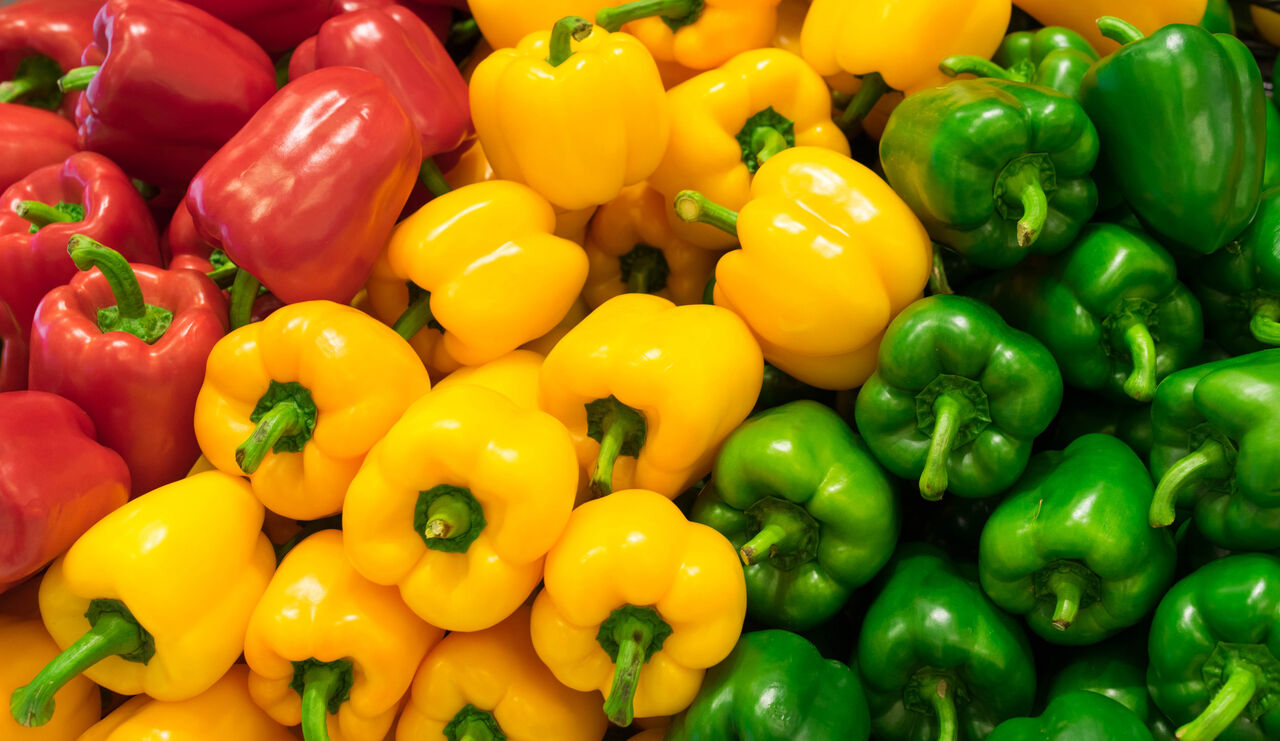
#> input picture 04-Image Enhancement & Filtering on Images/images/felfel-dolme.jpg, 1280 x 741 px
$ jupyter execute 09-Dominant-Color-by-Histogram.ipynb
#> lines starting #> are read from the running program, lines starting #| are printed output that depends on the picture
## 1- Importing Libraries

[cell 1]
import cv2
import numpy as np
import matplotlib.pyplot as plt

## 2- Creating Hue Spectrum in HSV

[cell 2]
hue_spectrum = np.linspace(0, 179, dtype='uint8', num=180)
img = np.array([hue_spectrum]*50)
saturation_channel = np.ones_like(img, dtype='uint8')*255
value_channel = np.ones_like(img, dtype='uint8')*255

hsv = cv2.merge([img, saturation_channel, value_channel])
final_bgr_spectrum = cv2.cvtColor(hsv, cv2.COLOR_HSV2BGR)
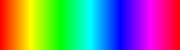
#> final_bgr_spectrum: shape (50, 180, 3); mean B, G, R 127.4, 127.3, 127.3

## 3- Hue Histogram Function

[cell 3]
def plot_hsv_histogram(image_path):
#> called with image_path = 'images/felfel-dolme.jpg'
    image = cv2.imread(image_path)
#> image is the input picture: shape (741, 1280, 3); mean B, G, R 12.6, 114.7, 145.2
    hsv = cv2.cvtColor(image, cv2.COLOR_BGR2HSV)
#> hsv: shape (741, 1280, 3); mean H, S, V 37.3, 237.5, 166.6
    hue_hist = cv2.calcHist([hsv], [0], None, [180], [0, 180])
#> hue_hist = 180 values, max 55204 at index 60, min 0 at index 82, mean 5269.3

    plt.figure(figsize=[10,3])
    plt.subplot(121);plt.imshow(image[...,::-1]);plt.xticks([]);plt.yticks([])
    plt.subplot(222);plt.plot(hue_hist, color='red');plt.xticks([]);plt.yticks([])
    plt.subplot(224);plt.imshow(final_bgr_spectrum[...,::-1]);plt.xticks([]);plt.yticks([])

## 4- Plotting on Image

[cell 4]
plot_hsv_histogram('images/felfel-dolme.jpg')
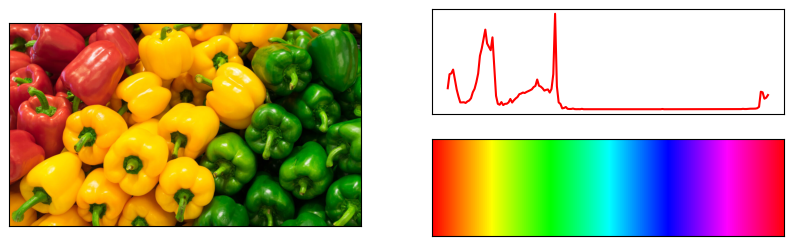
#> figure drawn by matplotlib, 3 panels

[cell 5]
plot_hsv_histogram('images/green-sccreen.png')
#> call 2 of plot_hsv_histogram, with image_path = 'images/green-sccreen.png'
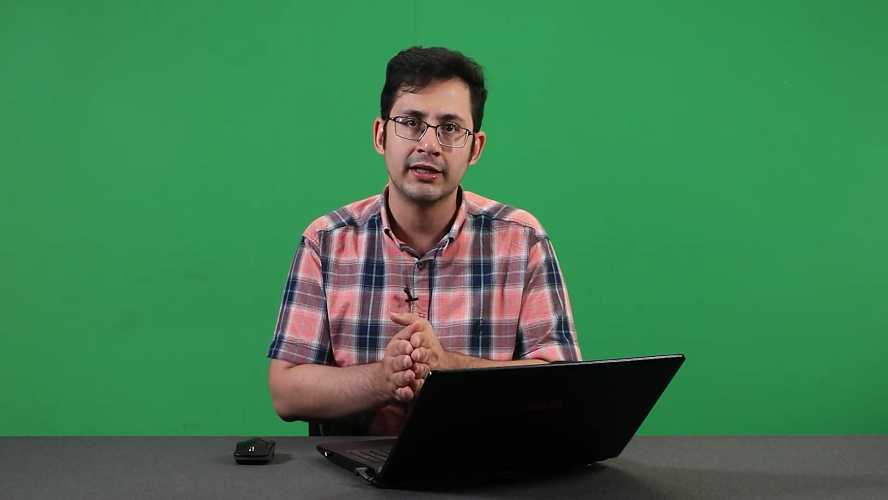
#> input picture 04-Image Enhancement & Filtering on Images/images/green-sccreen.png, 888 x 500 px
#> in plot_hsv_histogram, image is the input picture: shape (500, 888, 3); mean B, G, R 78.9, 122.5, 61.3
#> in plot_hsv_histogram (call 2), `hsv = cv2.cvtColor(image, cv2.COLOR_BGR2HSV)`: hsv: shape (500, 888, 3); mean H, S, V 70.2, 135, 128
#> in plot_hsv_histogram (call 2), `hue_hist = cv2.calcHist([hsv], [0], None, [180], [0, 180])`: hue_hist = 180 values, max 149466 at index 70, min 3 at index 88, mean 2466.7
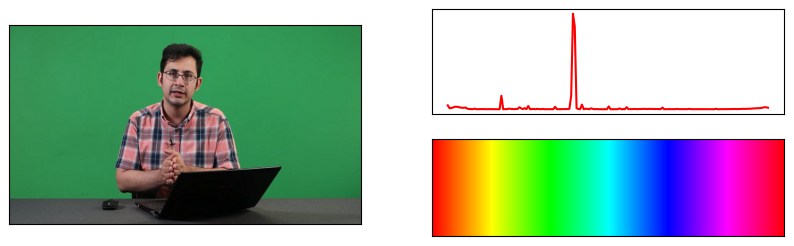
#> figure drawn by matplotlib, 3 panels

[cell 6]
plot_hsv_histogram('images/color.png')
#> call 3 of plot_hsv_histogram, with image_path = 'images/color.png'
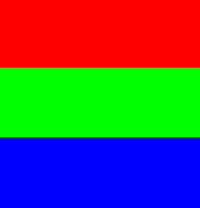
#> input picture 04-Image Enhancement & Filtering on Images/images/color.png, 200 x 208 px
#> in plot_hsv_histogram, image is the input picture: shape (208, 200, 3); mean B, G, R 86.8, 85.3, 82.9
#> in plot_hsv_histogram (call 3), `hsv = cv2.cvtColor(image, cv2.COLOR_BGR2HSV)`: hsv: shape (208, 200, 3); mean H, S, V 60.9, 255, 254.3
#> in plot_hsv_histogram (call 3), `hue_hist = cv2.calcHist([hsv], [0], None, [180], [0, 180])`: hue_hist = 180 values, max 14000 at index 120, min 0 at index 1, mean 231.1
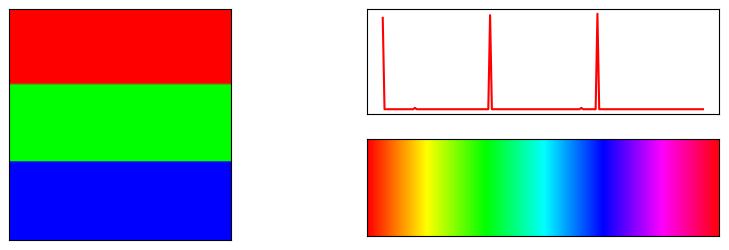
#> figure drawn by matplotlib, 3 panels

[cell 7]
plot_hsv_histogram('images/PopEffects.jpeg')
#> call 4 of plot_hsv_histogram, with image_path = 'images/PopEffects.jpeg'
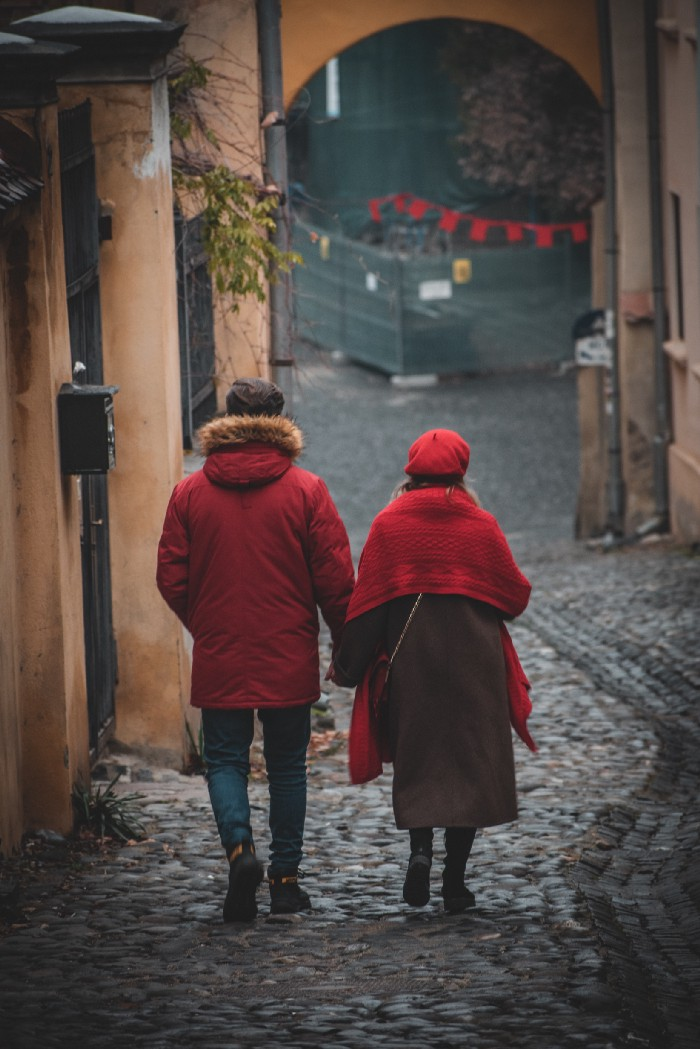
#> input picture 04-Image Enhancement & Filtering on Images/images/PopEffects.jpeg, 700 x 1049 px
#> in plot_hsv_histogram, image is the input picture: shape (1049, 700, 3); mean B, G, R 68.9, 72.1, 84.3
#> in plot_hsv_histogram (call 4), `hsv = cv2.cvtColor(image, cv2.COLOR_BGR2HSV)`: hsv: shape (1049, 700, 3); mean H, S, V 67.8, 55.7, 87.5
#> in plot_hsv_histogram (call 4), `hue_hist = cv2.calcHist([hsv], [0], None, [180], [0, 180])`: hue_hist = 180 values, max 82607 at index 0, min 0 at index 47, mean 4079.4
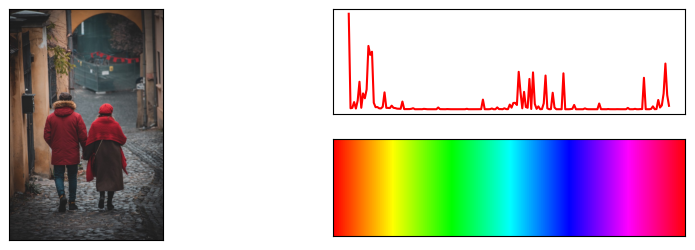
#> figure drawn by matplotlib, 3 panels
